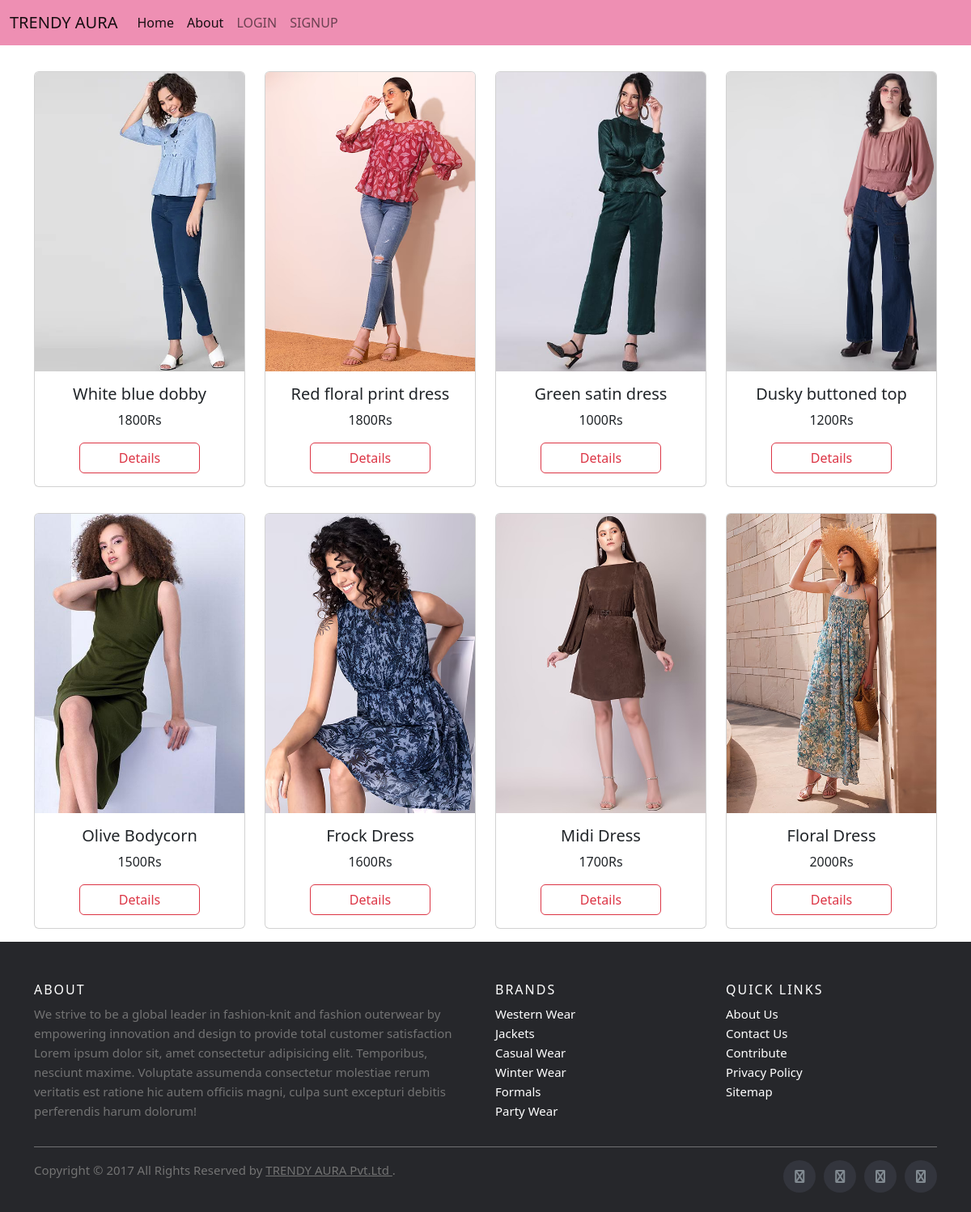
Screenshot of /dreamy/ with the database file from the repository.
### app1/models.py (models this page shows, shortened)
class Dress(models.Model):
    name=models.CharField(max_length=250)
    price=models.IntegerField()
    brand=models.CharField(max_length=250)
    img=models.ImageField(upload_to='gallery')
    material=models.CharField(max_length=250)
    type=models.CharField(max_length=250)
    colour=models.CharField(max_length=250)

### app1/views.py (the view)
# urls.py: path('dreamy/',views.dreamy,name='dreamy'),
def dreamy(request):
    content=Dress.objects.all()
    data={
        'result':content
    }
    return render(request,'dreamy.html',data)

### templates/dreamy.html (shortened to what this page needs)
{% load static %}
<!doctype html>
<html lang="en">
  <head>
    <link href="https://cdn.jsdelivr.net/npm/bootstrap@5.2.3/dist/css/bootstrap.min.css" rel="stylesheet">
    <link rel="stylesheet" href="https://cdnjs.cloudflare.com/ajax/libs/font-awesome/6.4.2/css/all.min.css">
    <link rel="stylesheet" href="{% static 'css/external.css' %}">
</head>
  <body>
    <nav class="navbar navbar-expand-lg" style="background-color: rgba(236, 128, 169, 0.884);">
      <div class="container-fluid">
        <a class="navbar-brand" href="#">TRENDY AURA</a>
        <div class="collapse navbar-collapse" id="navbarTogglerDemo03">
          <ul class="navbar-nav me-auto mb-2 mb-lg-0">
            <li class="nav-item">
              <a class="nav-link active" aria-current="page" href="#">Home</a>
            </li>
            <li class="nav-item">
              <a class="nav-link active" aria-current="page" href="{% url 'about' %}">About</a>
            </li>
            {% if request.user.is_authenticated %}
            {% else %}
            <li class="nav-item">
              <a class="nav-link" href="{% url 'login' %}">LOGIN</a>
            </li>
            <li class="nav-item">
              <a class="nav-link " href="{% url 'signup' %}">SIGNUP</a>
            </li>
            {% endif %}
          </ul>
        </div>
      </div>
    </nav>
      <div class="container mt-3">
        <div class="row">
          {% for i in result %}
            {% if i.brand == "dolly" %}
            <div class="col-lg-3 col-md-3 col-sm-6 my-3">
              <div class="card " style="width: 100%;">
                <div class="cd1 w-100 text-center">
                  <img src="{{i.img.url}}" class="card-img-top w-100  text-center " alt="...">
                </div>
                  <div class="card-body text-center">
                    <h5 class="card-title" id="name" name="name">{{i.name}}</h5>
                    <p class="card-text" name="price">{{i.price}}Rs</p>
                    <div class=" text-center">
                    <a href="{% url 'details' i.pk %}" class="btn btn-outline-danger px-5">Details</a>
                    </div>
                  </div>
                </div>
          </div>
            {% endif %}
          {% endfor %}
        </div>
      </div>
      <footer class="site-footer">
        <div class="container">
          <div class="row">
            <div class="col-sm-12 col-md-6">
              <h6>About</h6>
              <p class="text-justify"> We strive to be a global leader in fashion-knit and fashion outerwear by empowering innovation and design to provide total customer satisfaction Lorem ipsum dolor sit, amet consectetur adipisicing elit. Temporibus, nesciunt maxime. Voluptate assumenda consectetur molestiae rerum veritatis est ratione hic autem officiis magni, culpa sunt excepturi debitis perferendis harum dolorum!</p>
            </div>
            <div class="col-xs-6 col-md-3">
              <h6>Brands</h6>
              <ul class="footer-links">
                <li><a href="">Western Wear</a></li>
                <li><a href="">Jackets</a></li>
                <li><a href="">Casual Wear</a></li>
                <li><a href="">Winter Wear</a></li>
                <li><a href="">Formals</a></li>
                <li><a href="">Party Wear</a></li>
              </ul>
            </div>
            <div class="col-xs-6 col-md-3">
              <h6>Quick Links</h6>
              <ul class="footer-links">
                <li><a href="{% url 'about' %}">About Us</a></li>
                <li><a href="">Contact Us</a></li>
                <li><a href="">Contribute</a></li>
                <li><a href="">Privacy Policy</a></li>
                <li><a href="">Sitemap</a></li>
              </ul>
            </div>
          </div>
          <hr>
        </div>
        <div class="container">
          <div class="row">
            <div class="col-md-8 col-sm-6 col-xs-12">
              <p class="copyright-text">Copyright &copy; 2017 All Rights Reserved by
           <a href="#">TRENDY AURA Pvt.Ltd </a>.
              </p>
            </div>
            <div class="col-md-4 col-sm-6 col-xs-12">
              <ul class="social-icons">
                <li><a class="facebook" href="#"><i class="fa fa-facebook"></i></a></li>
                <li><a class="twitter" href="#"><i class="fa fa-twitter"></i></a></li>
                <li><a class="dribbble" href="#"><i class="fa fa-dribbble"></i></a></li>
                <li><a class="linkedin" href="#"><i class="fa fa-linkedin"></i></a></li>
              </ul>
            </div>
          </div>
        </div>
  </footer>
    </body>
  </html>

### static/css/external.css (style rules this page uses)
.site-footer { background-color:#26272b; padding:45px 0 20px; font-size:15px; line-height:24px; color:#737373; }
.site-footer hr { border-top-color:#bbb; opacity:0.5 }
.site-footer h6 { color:#fff; font-size:16px; text-transform:uppercase; margin-top:5px; letter-spacing:2px }
.site-footer a { color:#737373; }
.footer-links { padding-left:0; list-style:none }
.footer-links li { display:block }
.footer-links a { color:#737373 }
.footer-links a { color: white; text-decoration:none; }
.site-footer .social-icons { text-align:right }
.site-footer .social-icons a { width:40px; height:40px; line-height:40px; margin-left:6px; margin-right:0; border-radius:100%; background-color:#33353d }
.copyright-text { margin:0 }
.social-icons { padding-left:0; margin-bottom:0; list-style:none }
.social-icons li { display:inline-block; margin-bottom:4px }
.social-icons a { background-color:#eceeef; color:#818a91; font-size:16px; display:inline-block; line-height:44px; width:44px; height:44px; text-align:center; margin-right:8px; border-radius:100%; -webkit-transition:all .2s linear; -o-transition:all .2s linear; transition:all .2s linear }

### rows the page displays
Dress: img (picture), name "White blue dobby", price "1800"
Dress: img (picture), name "Red floral print dress", price "1800"
Dress: img (picture), name "Green satin dress", price "1000"
Dress: img (picture), name "Dusky buttoned top", price "1200"
Dress: img (picture), name "Olive Bodycorn", price "1500"
Dress: img (picture), name "Frock Dress", price "1600"
Dress: img (picture), name "Midi Dress", price "1700"
Dress: img (picture), name "Floral Dress", price "2000"
